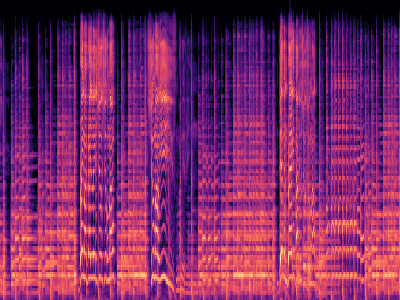
#> input picture Dataset/spectrograms_split/train/blues/blues.00005.png, 400 x 300 px; its folder holds only this picture in this run
$ jupyter execute --allow-errors Code_V7.ipynb
#> lines starting #> are read from the running program, lines starting #| are printed output that depends on the picture
[cell 1]
import os
import numpy as np
from PIL import Image
from sklearn.preprocessing import LabelEncoder, StandardScaler
from sklearn.linear_model import LogisticRegression
from sklearn.ensemble import RandomForestClassifier
from sklearn.svm import SVC
from sklearn.metrics import accuracy_score, classification_report

# --- Settings ---
IMAGE_SIZE = (128, 128)  # Resize all images to this size
IMG_EXTENSIONS = ['.png', '.jpg', '.jpeg']

# --- Load image dataset ---
def load_image_dataset(base_dir, as_gray=True):
#> called with base_dir = 'Dataset/spectrograms_split/train', as_gray = True
    features = []
    labels = []
    print(f"Loading from {base_dir}...")
    for genre in os.listdir(base_dir):
        genre_path = os.path.join(base_dir, genre)
        if not os.path.isdir(genre_path):
            continue
        for file in os.listdir(genre_path):
            if any(file.lower().endswith(ext) for ext in IMG_EXTENSIONS):
                path = os.path.join(genre_path, file)
                try:
                    img = Image.open(path)
#> img is the input picture: PIL image 400x300 RGBA; mean R, G, B, A 126.3, 41.7, 101.2, 255
                    if as_gray:
                        img = img.convert("L")  # Convert to grayscale
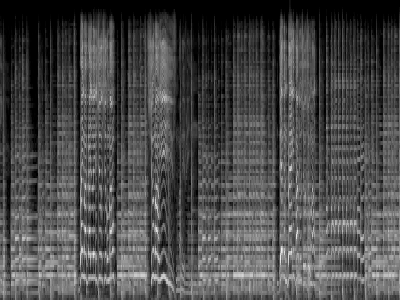
#> img: PIL image 400x300 L; min 0, max 241, mean 73.7
                    img = img.resize(IMAGE_SIZE)
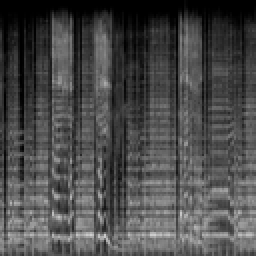
#> img: PIL image 128x128 L (shown 2 times larger); min 0, max 208, mean 73.7
                    img_array = np.asarray(img).flatten()
#> img_array = 16384 values, max 208 at index 15021, min 0 at index 0, mean 73.68
                    features.append(img_array)
                    labels.append(genre)
                except Exception as e:
                    print(f"Failed to load {path}: {e}")
#> pass 2 of the loop in load_image_dataset, `for genre in os.listdir(base_dir):`:
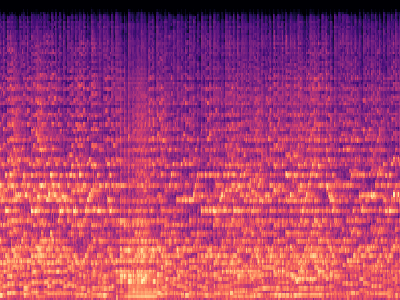
#> input picture Dataset/spectrograms_split/train/classical/classical.00002.png, 400 x 300 px
#> in load_image_dataset, img is the input picture: PIL image 400x300 RGBA; mean R, G, B, A 167.4, 61.5, 109.6, 255
#> in load_image_dataset, `img = img.convert("L")`:
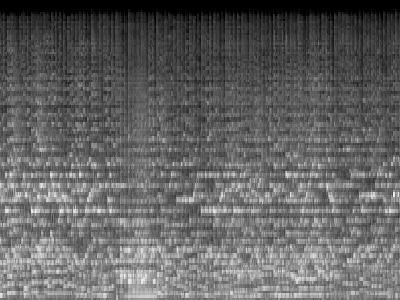
#> img: PIL image 400x300 L; min 0, max 243, mean 98.6
#> in load_image_dataset, `img = img.resize(IMAGE_SIZE)`:
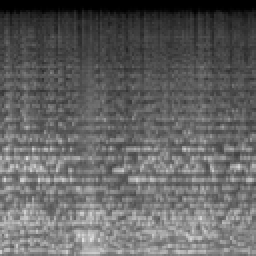
#> img: PIL image 128x128 L (shown 2 times larger); min 0, max 223, mean 98.6
#> img_array = 16384 values, max 223 at index 15277, min 0 at index 0, mean 98.59
    print(f"Loaded {len(features)} samples from {base_dir}")
#| Loaded 2 samples from Dataset/spectrograms_split/train
    return np.array(features), np.array(labels)

# --- Paths ---
train_dir = 'Dataset/spectrograms_split/train'
val_dir   = 'Dataset/spectrograms_split/val'
test_dir  = 'Dataset/spectrograms_split/test'

# --- Load datasets ---
X_train, y_train = load_image_dataset(train_dir)
#> (the rest of this cell did not finish here and is left out)

X_test, y_test   = load_image_dataset(test_dir)

# --- Encode labels ---
encoder = LabelEncoder()
y_train_enc = encoder.fit_transform(y_train)
y_val_enc   = encoder.transform(y_val)
y_test_enc  = encoder.transform(y_test)

# --- Normalize features ---
scaler = StandardScaler()
X_train_scaled = scaler.fit_transform(X_train)
X_val_scaled   = scaler.transform(X_val)
X_test_scaled  = scaler.transform(X_test)

# --- Define models ---
models = {
    "Logistic Regression": LogisticRegression(max_iter=1000),
    "Random Forest": RandomForestClassifier(n_estimators=100),
    "SVM": SVC(kernel='rbf')
}

# --- Train and Evaluate ---
for name, model in models.items():
    print(f"\nTraining: {name}")
    model.fit(X_train_scaled, y_train_enc)

    val_preds = model.predict(X_val_scaled)
    test_preds = model.predict(X_test_scaled)

    print(f"Validation Accuracy: {accuracy_score(y_val_enc, val_preds):.4f}")
    print(f"Test Accuracy: {accuracy_score(y_test_enc, test_preds):.4f}")
    print("Classification Report on Test Set:")
    print(classification_report(y_test_enc, test_preds, target_names=encoder.classes_))
